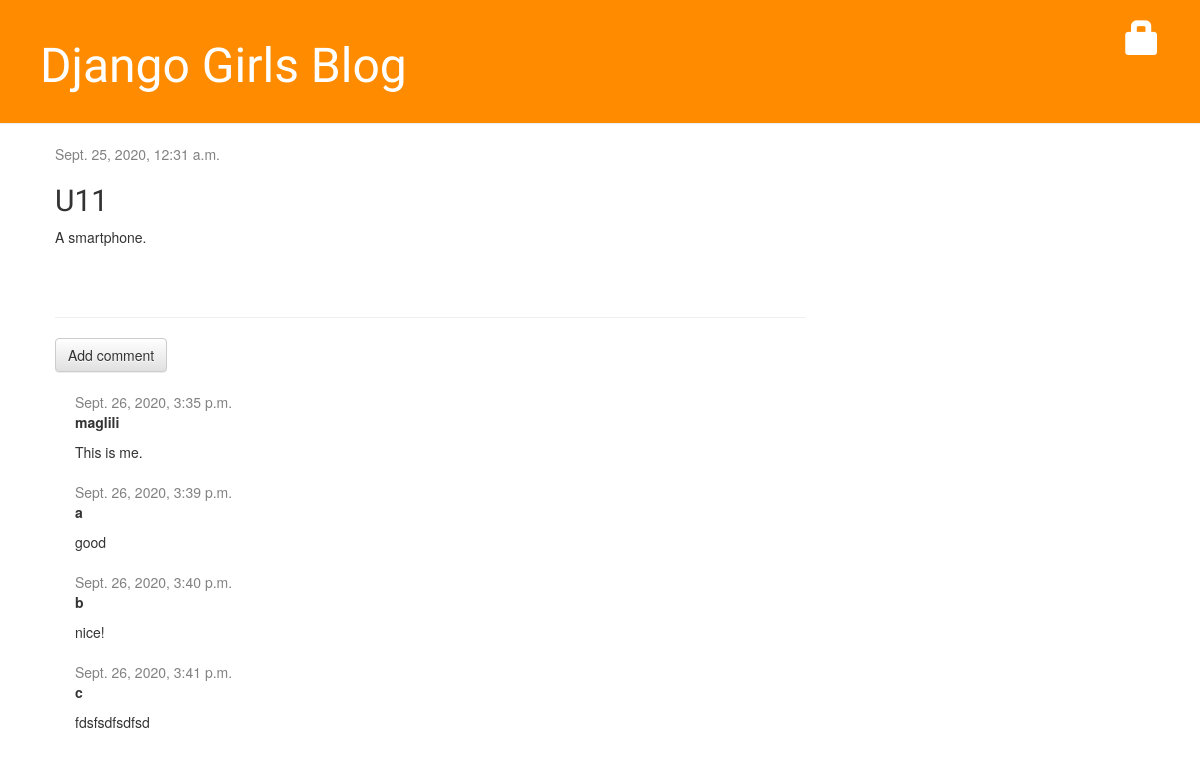
Page /blog/post/1/ on the committed database.
### blog/models.py (models this page shows, shortened)
class Post(models.Model):
    author = models.ForeignKey(settings.AUTH_USER_MODEL, on_delete=models.CASCADE)
    title = models.CharField(max_length=200)
    text = models.TextField()
    created_date = models.DateTimeField(default=timezone.now)
    published_date = models.DateTimeField(blank=True, null=True)

class Comment(models.Model):
    post = models.ForeignKey('blog.Post', on_delete=models.CASCADE, related_name='comments')
    author = models.CharField(max_length=200)
    text = models.TextField()
    created_date = models.DateTimeField(default=timezone.now)
    approved_comment = models.BooleanField(default=False)

### blog/views.py (the view)
# urls.py: path('post/<int:pk>/', views.post_detail, name='post_detail'),
def post_detail(request, pk):
    post = get_object_or_404(Post, pk=pk)
    return render(request, 'blog/post_detail.html', {'post': post})

### blog/templates/blog/post_detail.html (shortened to what this page needs)
{% extends 'blog/base.html' %}
{% block content %}
    <div class="post">
        {% if post.published_date %}
            <div class="date">
                {{ post.published_date }}
            </div>
        {% else %}
            <a class="btn btn-default" href="{% url 'blog:post_publish' pk=post.pk %}">Publish</a>
        {% endif %}
        <h2>{{ post.title }}</h2>
        <p>{{ post.text|linebreaksbr }}</p>
    </div>
    <hr>
    <a class="btn btn-default" href="{% url 'blog:add_comment_to_post' pk=post.pk %}">Add comment</a>
    {% for comment in post.comments.all %}
        {% if user.is_authenticated or comment.approved_comment %}
        <div class="comment">
            <div class="date">
                {{ comment.created_date }}
            </div>
            <strong>{{ comment.author }}</strong>
            <p>{{ comment.text|linebreaks }}</p>
        </div>
        {% endif %}
    {% empty %}
        <p>No comments here yet :(</p>
    {% endfor %}
{% endblock %}

### blog/static/css/blog.css (style rules this page uses)
h1, h2, h3, h4 { font-family: 'Lobster', cursive; }
.date { color: #828282; }
.post { margin-bottom: 70px; }
.comment { margin: 20px 0px 20px 20px; }

### rows in the picture
Post: published_date "Sept. 25, 2020, 12:31 a.m.", title "U11", text "A smartphone."
Comment: created_date "Sept. 26, 2020, 3:35 p.m.", author "maglili", text "This is me."
Comment: created_date "Sept. 26, 2020, 3:39 p.m.", author "a", text "good"
Comment: created_date "Sept. 26, 2020, 3:40 p.m.", author "b", text "nice!"
Comment: created_date "Sept. 26, 2020, 3:41 p.m.", author "c", text "fdsfsdfsdfsd"
